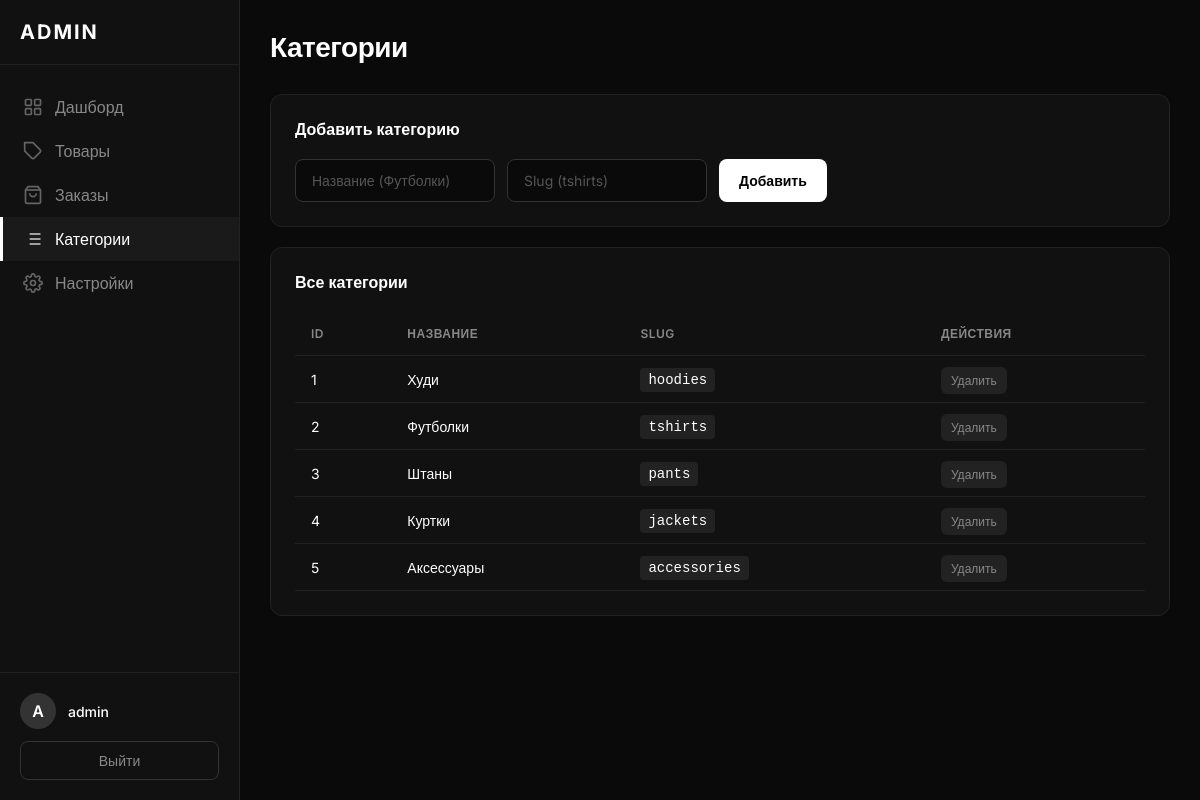
Page /admin/categories (signed in) on the committed database.
### tables this page shows
CREATE TABLE categories (
            id INTEGER PRIMARY KEY AUTOINCREMENT,
            name TEXT NOT NULL,
            slug TEXT UNIQUE NOT NULL
        );

### app.py (the view, shortened to what this page needs)
@app.route('/admin/categories', methods=['GET', 'POST'])
@login_required
def admin_categories():
    conn = get_db()
    cursor = conn.cursor()
    cursor.execute('SELECT * FROM categories ORDER BY id')
    categories = cursor.fetchall()
    conn.close()
    return render_template('admin_categories.html', categories=categories)

### app.py (called while the page is built)
def get_db():
    conn = sqlite3.connect('shop.db')
    conn.row_factory = sqlite3.Row
    return conn

def login_required(f):
    @wraps(f)
    def decorated_function(*args, **kwargs):
        if 'admin_id' not in session:
            return redirect(url_for('admin_login'))
        return f(*args, **kwargs)
    return decorated_function

### templates/admin_categories.html (shortened to what this page needs)
{% extends "admin_base.html" %}
{% block content %}
<div class="page-header">
    <h1 class="page-title">Категории</h1>
</div>
<div class="card">
    <div class="card-header">
        <h2 class="card-title">Добавить категорию</h2>
    </div>
    <form method="POST" style="display: flex; gap: 12px; flex-wrap: wrap;">
        <input type="text" name="name" class="form-input" placeholder="Название (Футболки)" style="width: 200px;" required>
        <input type="text" name="slug" class="form-input" placeholder="Slug (tshirts)" style="width: 200px;" required>
        <button type="submit" class="btn">Добавить</button>
    </form>
</div>
<div class="card">
    <div class="card-header">
        <h2 class="card-title">Все категории</h2>
    </div>
    {% if categories %}
    <div class="table-wrapper">
        <table>
            <thead>
                <tr>
                    <th>ID</th>
                    <th>Название</th>
                    <th>Slug</th>
                    <th>Действия</th>
                </tr>
            </thead>
            <tbody>
                {% for cat in categories %}
                <tr>
                    <td>{{ cat.id }}</td>
                    <td>{{ cat.name }}</td>
                    <td><code style="background: #222; padding: 4px 8px; border-radius: 4px;">{{ cat.slug }}</code></td>
                    <td>
                        <a href="{{ url_for('admin_delete_category', category_id=cat.id) }}"
                           class="action-btn delete"
                           onclick="return confirm('Удалить категорию? Товары в этой категории останутся без категории.')">
                            Удалить
                        </a>
                    </td>
                </tr>
                {% endfor %}
            </tbody>
        </table>
    </div>
    {% else %}
    <div class="empty-state">
        <div class="empty-state-icon">📂</div>
        <p>Категорий пока нет</p>
    </div>
    {% endif %}
</div>
{% endblock %}

### templates/admin_base.html (shortened to what this page needs)
<!DOCTYPE html>
<html lang="ru">
<head>
</head>
<body>
    <aside class="sidebar">
        <div class="sidebar-logo">ADMIN</div>
        <nav class="sidebar-nav">
            <a href="{{ url_for('admin_dashboard') }}" class="nav-item {% if request.endpoint == 'admin_dashboard' %}active{% endif %}">
                <svg viewBox="0 0 24 24" fill="none" stroke="currentColor" stroke-width="2">
                    <rect x="3" y="3" width="7" height="7" rx="1"/>
                    <rect x="14" y="3" width="7" height="7" rx="1"/>
                    <rect x="3" y="14" width="7" height="7" rx="1"/>
                    <rect x="14" y="14" width="7" height="7" rx="1"/>
                </svg>
                Дашборд
            </a>
            <a href="{{ url_for('admin_products') }}" class="nav-item {% if 'product' in request.endpoint %}active{% endif %}">
                <svg viewBox="0 0 24 24" fill="none" stroke="currentColor" stroke-width="2">
                    <path d="M20.59 13.41l-7.17 7.17a2 2 0 01-2.83 0L2 12V2h10l8.59 8.59a2 2 0 010 2.82z"/>
                    <line x1="7" y1="7" x2="7.01" y2="7"/>
                </svg>
                Товары
            </a>
            <a href="{{ url_for('admin_orders') }}" class="nav-item {% if 'order' in request.endpoint %}active{% endif %}">
                <svg viewBox="0 0 24 24" fill="none" stroke="currentColor" stroke-width="2">
                    <path d="M6 2L3 6v14a2 2 0 002 2h14a2 2 0 002-2V6l-3-4z"/>
                    <line x1="3" y1="6" x2="21" y2="6"/>
                    <path d="M16 10a4 4 0 01-8 0"/>
                </svg>
                Заказы
            </a>
            <a href="{{ url_for('admin_categories') }}" class="nav-item {% if 'categor' in request.endpoint %}active{% endif %}">
                <svg viewBox="0 0 24 24" fill="none" stroke="currentColor" stroke-width="2">
                    <line x1="8" y1="6" x2="21" y2="6"/>
                    <line x1="8" y1="12" x2="21" y2="12"/>
                    <line x1="8" y1="18" x2="21" y2="18"/>
                    <line x1="3" y1="6" x2="3.01" y2="6"/>
                    <line x1="3" y1="12" x2="3.01" y2="12"/>
                    <line x1="3" y1="18" x2="3.01" y2="18"/>
                </svg>
                Категории
            </a>
            <a href="{{ url_for('admin_settings') }}" class="nav-item {% if 'setting' in request.endpoint %}active{% endif %}">
                Настройки
            </a>
        </nav>
        <div class="sidebar-footer">
            <div class="admin-info">
                <div class="admin-avatar">{{ session.get('admin_username', 'A')[0].upper() }}</div>
                <div class="admin-name">{{ session.get('admin_username', 'Admin') }}</div>
            </div>
            <a href="{{ url_for('admin_logout') }}" class="logout-btn">Выйти</a>
        </div>
    </aside>
    <main class="main">
        {% block content %}{% endblock %}
    </main>
</body>
</html>

### templates/admin_base.html (style rules this page uses)
* { margin: 0; padding: 0; box-sizing: border-box; }
body { font-family: 'Inter', sans-serif; background: #0a0a0a; color: #fff; min-height: 100vh; }
.sidebar { position: fixed; left: 0; top: 0; width: 240px; height: 100vh; background: #111; border-right: 1px solid #222; padding: 20px 0; z-index: 100; }
.sidebar-logo { font-size: 20px; font-weight: 700; padding: 0 20px 20px; border-bottom: 1px solid #222; letter-spacing: 2px; }
.sidebar-nav { padding: 20px 0; }
.nav-item { display: flex; align-items: center; gap: 12px; padding: 12px 20px; color: #888; text-decoration: none; transition: all 0.2s; border-left: 3px solid transparent; }
.nav-item.active { background: #1a1a1a; color: #fff; border-left-color: #fff; }
.nav-item svg { width: 20px; height: 20px; opacity: 0.7; }
.sidebar-footer { position: absolute; bottom: 0; left: 0; right: 0; padding: 20px; border-top: 1px solid #222; }
.admin-info { display: flex; align-items: center; gap: 12px; margin-bottom: 12px; }
.admin-avatar { width: 36px; height: 36px; background: #333; border-radius: 50%; display: flex; align-items: center; justify-content: center; font-weight: 600; }
.admin-name { font-size: 14px; font-weight: 500; }
.logout-btn { display: block; width: 100%; padding: 10px; background: transparent; border: 1px solid #333; border-radius: 8px; color: #888; font-size: 14px; cursor: pointer; transition: all 0.2s; text-decoration: none; text-align: center; }
.main { margin-left: 240px; padding: 30px; min-height: 100vh; }
.page-header { display: flex; justify-content: space-between; align-items: center; margin-bottom: 30px; }
.page-title { font-size: 28px; font-weight: 700; letter-spacing: -0.5px; }
.btn { display: inline-flex; align-items: center; gap: 8px; padding: 12px 20px; background: #fff; color: #000; border: none; border-radius: 8px; font-size: 14px; font-weight: 600; cursor: pointer; text-decoration: none; transition: all 0.2s; }
.card { background: #111; border: 1px solid #222; border-radius: 12px; padding: 24px; margin-bottom: 20px; }
.card-header { display: flex; justify-content: space-between; align-items: center; margin-bottom: 20px; }
.card-title { font-size: 16px; font-weight: 600; }
.table-wrapper { overflow-x: auto; }
table { width: 100%; border-collapse: collapse; }
th, td { text-align: left; padding: 14px 16px; border-bottom: 1px solid #222; }
th { font-size: 12px; font-weight: 600; color: #888; text-transform: uppercase; letter-spacing: 0.5px; }
td { font-size: 14px; }
.action-btn { padding: 6px 10px; background: #222; border: none; border-radius: 6px; color: #888; font-size: 12px; cursor: pointer; text-decoration: none; transition: all 0.2s; }
.form-input { width: 100%; padding: 12px 16px; background: #0a0a0a; border: 1px solid #333; border-radius: 8px; color: #fff; font-size: 14px; font-family: inherit; transition: border-color 0.2s; }
.form-input::placeholder { color: #555; }

### rows in the picture
categories: id "1", name "Худи", slug "hoodies"
categories: id "2", name "Футболки", slug "tshirts"
categories: id "3", name "Штаны", slug "pants"
categories: id "4", name "Куртки", slug "jackets"
categories: id "5", name "Аксессуары", slug "accessories"

### other values in the picture
{{ session.get('admin_username', 'A')[0].upper() }} "A"
{{ session.get('admin_username', 'Admin') }} "admin"
